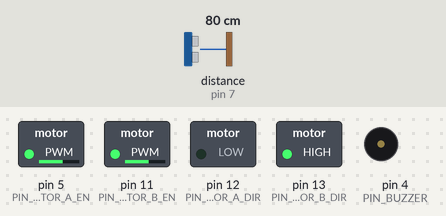
Simulated run of this sketch. Board: Arduino Uno, built with avr-gcc and run on an emulated ATmega328P. Parts: switched loads named in the sketch (green lamp = pin HIGH), buzzer (waves = sounding, pin HIGH). Wiring (inferred from the names in the program): ultrasonic range finder: trigger pin 8; echo pin 7. The test bench sets the inputs (shaded band); at power-on: distance to the obstacle (sensor on pin 7) 80 cm. The echo pulse lasts 58.3 µs per cm; pins used as bus, display or sensor lines are not drawn; what the sketch prints to the serial monitor is not drawn.

Above: at 0.25 s.
At 1.25 s:
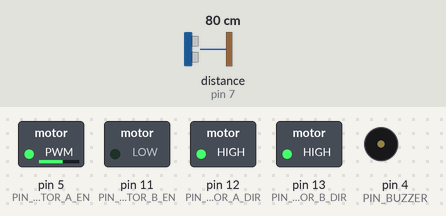
At 2.25 s:
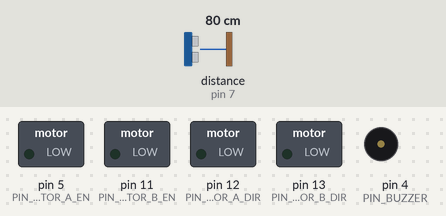
Timing chart, 0 to 3.2 s (numbered marks = the images above):
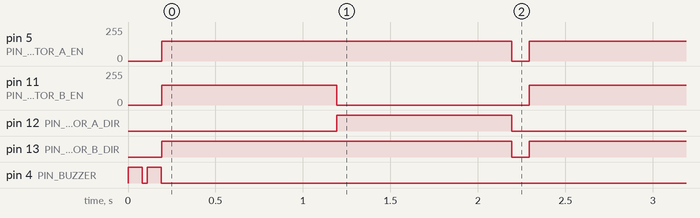

The sketch:

ultrasonic_avoidance_basic.ino
```cpp
/*
================================================================================
SMARS robot firmware
(Screwless/Screwed Modular Assemblable Robotic System)
url: https://www.thingiverse.com/thing:2662828

(c) 2019 - Lubos Jerabek <robotika@lubosjerabek.cz>
================================================================================
*/


int speed = 255;
int inDat;

long sonarDuration;
int sonarDistance;
```

x01_motors.ino
```cpp
void motorsBridge(int mAen, int mAdir, int mBen, int mBdir) {
	analogWrite(PIN_MOTOR_A_EN, mAen);
	digitalWrite(PIN_MOTOR_A_DIR, mAdir);
	analogWrite(PIN_MOTOR_B_EN, mBen);
	digitalWrite(PIN_MOTOR_B_DIR, mBdir);
}

void motorsStop() {
	motorsBridge(0, LOW, 0, LOW);
}

void motorsForward(int speedSet) {
	motorsBridge(speedSet, HIGH, speedSet, LOW);
}

void motorsBack(int speedSet) {
	motorsBridge(speedSet, LOW, speedSet, HIGH);
}

void motorsRight(int speedSet) {
	motorsBridge(0, HIGH, speedSet, LOW);
}

void motorsLeft(int speedSet) {
	motorsBridge(speedSet, HIGH, 0, HIGH);
}
```

x02_beeps.ino
```cpp
void beepSuccess() {
	digitalWrite(PIN_BUZZER, HIGH);
	delay(80);
	digitalWrite(PIN_BUZZER, LOW);
	delay(30);
	digitalWrite(PIN_BUZZER, HIGH);
	delay(80);
	digitalWrite(PIN_BUZZER, LOW);
}

void beepDanger() {
	digitalWrite(PIN_BUZZER, HIGH);
	delay(30);
	digitalWrite(PIN_BUZZER, LOW);
	delay(30);
	digitalWrite(PIN_BUZZER, HIGH);
	delay(30);
	digitalWrite(PIN_BUZZER, LOW);
	delay(30);
	digitalWrite(PIN_BUZZER, HIGH);
	delay(30);
	digitalWrite(PIN_BUZZER, LOW);
	delay(30);
	digitalWrite(PIN_BUZZER, HIGH);
	delay(30);
	digitalWrite(PIN_BUZZER, LOW);
}
```

x03_sonar.ino
```cpp
void getSonarDistance() {
	// clears the trig pin
	digitalWrite(PIN_SONAR_TRIG, LOW);
	delayMicroseconds(2);
	// sets the trig pin on HIGH state for 10 micro seconds
	digitalWrite(PIN_SONAR_TRIG, HIGH);
	delayMicroseconds(10);
	digitalWrite(PIN_SONAR_TRIG, LOW);
	// reads the echo pin, returns the sound wave travel time in microseconds
	sonarDuration = pulseIn(PIN_SONAR_ECHO, HIGH, 0.0343 * 400 * 2);
	// calculating the distance
		sonarDistance = sonarDuration * 0.0343 / 2;
	// prints the distance on the Serial Monitor
	Serial.print("Distance: ");
	Serial.println(sonarDistance);
}
```

x99_main.ino
```cpp
void setup() {
	pinMode(PIN_MOTOR_A_EN, OUTPUT);
	pinMode(PIN_MOTOR_A_DIR, OUTPUT);
	pinMode(PIN_MOTOR_B_EN, OUTPUT);
	pinMode(PIN_MOTOR_B_DIR, OUTPUT);
	pinMode(PIN_BUZZER, OUTPUT);
	pinMode(PIN_SONAR_TRIG, OUTPUT);
	pinMode(PIN_SONAR_ECHO, INPUT);

	Serial.begin(9600);
	beepSuccess();
}

void loop() {
	getSonarDistance();

	if (sonarDistance<10) {
		motorsStop();
		delay(2);
		motorsBack(150);
		delay(1000);
		motorsLeft(150);
		delay(1000);
		motorsStop();

	} else {
		motorsForward(speed);
	}
	delay(100);
}
```

x00_config.ino
```cpp
// pins connections
#define PIN_MOTOR_A_EN 5
#define PIN_MOTOR_A_DIR 12
#define PIN_MOTOR_B_EN 11
#define PIN_MOTOR_B_DIR 13

#define PIN_BUZZER 4
#define PIN_SONAR_TRIG 8
#define PIN_SONAR_ECHO 7
```

Measured:
- by itself, pin 5 (PIN_MOTOR_A_EN): alternates 150/255 for 2.0 s and 0/255 for 0.10 s
- by itself, pin 11 (PIN_MOTOR_B_EN): alternates 150/255 for 1.0 s and 0/255 for 1.1 s
- by itself, pin 12 (PIN_MOTOR_A_DIR): alternates HIGH for 1.0 s and LOW for 1.1 s
- by itself, pin 13 (PIN_MOTOR_B_DIR): alternates HIGH for 2.0 s and LOW for 0.10 s
